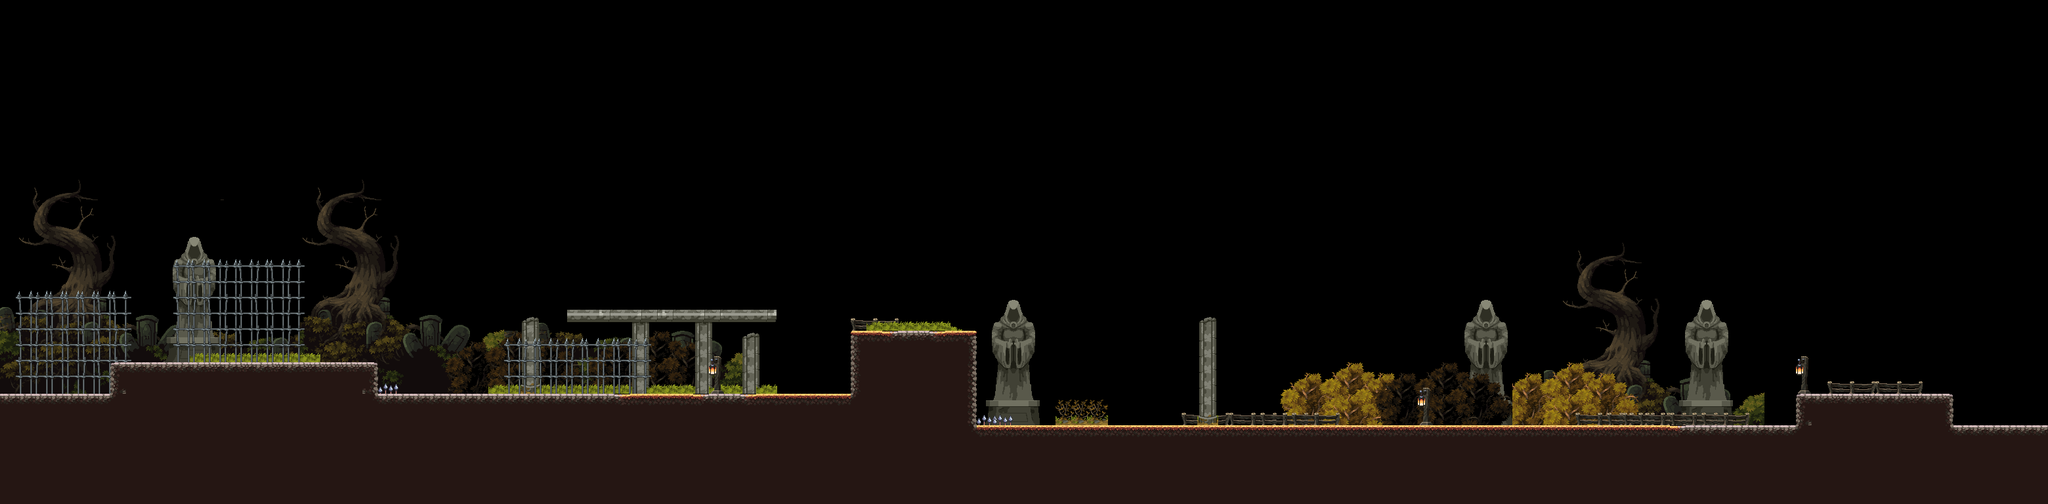

The image is a tile-based game level rendered from a .tmx file. Its description and source (layers, tilesets, objects; grid data summarised) follow:
An orthogonal 130x32 tile map with 24x24 px tiles, 5 tile layers (Tree, Statue, Other, Trap, ...), 9 tilesets.

<map version="1.10" tiledversion="1.10.2" orientation="orthogonal" renderorder="right-down" width="130" height="32" tilewidth="24" tileheight="24" infinite="0" nextlayerid="6" nextobjectid="1">
 <tileset firstgid="1" source="../OakWood/OakWoodFence.tsx" />
 <tileset firstgid="2" source="../Borrow/BorrowLand.tsx" />
 <tileset firstgid="134" source="../OakWood/OakWoodamp.tsx" />
 <tileset firstgid="135" source="../Borrow/BorrowBrush.tsx" />
 <tileset firstgid="207" source="../OakWood/OakWoodLand.tsx" />
 <tileset firstgid="522" source="../Borrow/BorrowTree2.tsx" />
 <tileset firstgid="760" source="../Borrow/BorrowTree.tsx" />
 <tileset firstgid="998" source="../Borrow/BorrowSalt.tsx" />
 <tileset firstgid="1034" source="../Borrow/Trap.tsx" />
 <layer id="2" name="Tree" width="130" height="32" locked="1">
  <data>[4160 cells, 1136 non-empty, 369 distinct tile ids]</data>
 </layer>
 <layer id="3" name="Statue" width="130" height="32" locked="1">
  <data>[4160 cells, 271 non-empty, 105 distinct tile ids]</data>
 </layer>
 <layer id="4" name="Other" width="130" height="32" locked="1">
  <data>[4160 cells, 120 non-empty, 21 distinct tile ids]</data>
 </layer>
 <layer id="5" name="Trap" width="130" height="32">
  <data>[4160 cells, 9 non-empty, 3 distinct tile ids]</data>
 </layer>
 <layer id="1" name="Ground" width="130" height="32" locked="1">
  <data>[4160 cells, 1039 non-empty, 75 distinct tile ids]</data>
 </layer>
</map>
